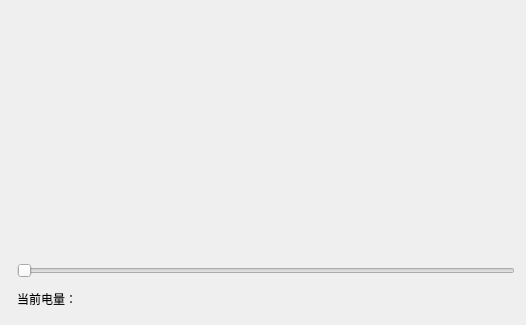
<?xml version="1.0" encoding="UTF-8"?>
<ui version="4.0">
 <class>Widget</class>
 <widget class="QWidget" name="Widget">
  <property name="geometry">
   <rect>
    <x>0</x>
    <y>0</y>
    <width>526</width>
    <height>325</height>
   </rect>
  </property>
  <property name="windowTitle">
   <string>Widget</string>
  </property>
  <property name="windowIcon">
   <iconset>
    <normaloff>../../chap08Graphics/GraphicsView/images/718.bmp</normaloff>../../chap08Graphics/GraphicsView/images/718.bmp</iconset>
  </property>
  <layout class="QGridLayout" name="gridLayout">
   <item row="1" column="1">
    <widget class="QSlider" name="horizontalSlider">
     <property name="orientation">
      <enum>Qt::Horizontal</enum>
     </property>
    </widget>
   </item>
   <item row="0" column="0" colspan="2">
    <widget class="AXBBattery" name="battery" native="true"/>
   </item>
   <item row="2" column="1">
    <widget class="QLabel" name="label">
     <property name="maximumSize">
      <size>
       <width>16777215</width>
       <height>30</height>
      </size>
     </property>
     <property name="text">
      <string>当前电量：</string>
     </property>
    </widget>
   </item>
  </layout>
 </widget>
 <customwidgets>
  <customwidget>
   <class>AXBBattery</class>
   <extends>QWidget</extends>
   <header>axbbattery.h</header>
   <container>1</container>
  </customwidget>
 </customwidgets>
 <resources/>
 <connections/>
</ui>
